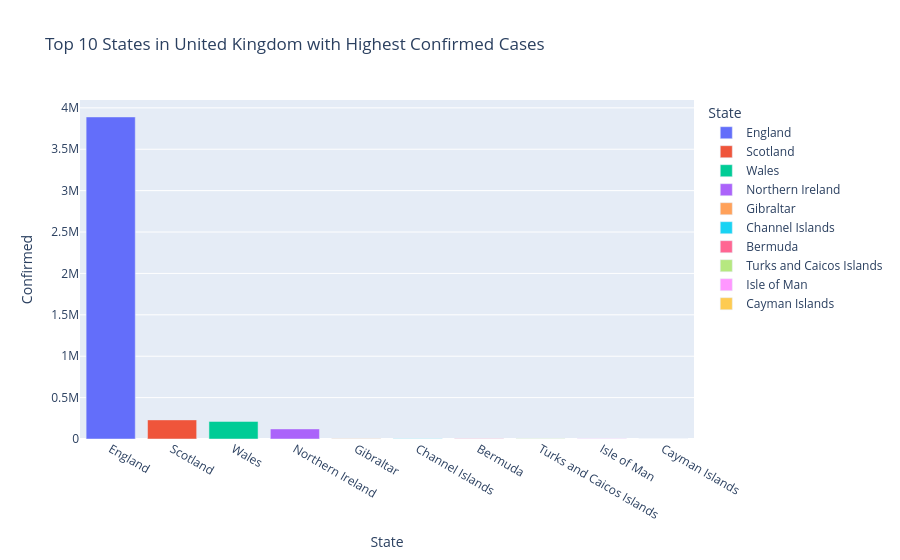

Notebook source saved alongside this figure:
### Code cell
top_states_uk = pd.DataFrame(data[data["Country"]=="United Kingdom"].groupby("State")["Confirmed"].sum().sort_values(ascending=False).head(10))
top_states_uk.reset_index(inplace=True)
print(top_states_uk)
four = px.bar(top_states_uk, x="State", y="Confirmed", color="State", title="Top 10 States in United Kingdom with Highest Confirmed Cases")
four.show()
four.write_html("top_states_uk.html")

### Figure 1 — Plotly figure (JSON) as saved in the notebook; plotly's stock layout.template omitted (floating-point values rounded to 4 significant figures)
{"data": [{"hovertemplate": "State=%{x}<br>Confirmed=%{y}<extra></extra>", "legendgroup": "England", "marker": {"color": "#636efa", "pattern": {"shape": ""}}, "name": "England", "orientation": "v", "showlegend": true, "textposition": "auto", "type": "bar", "x": ["England"], "xaxis": "x", "y": [3890081], "yaxis": "y"}, {"hovertemplate": "State=%{x}<br>Confirmed=%{y}<extra></extra>", "legendgroup": "Scotland", "marker": {"color": "#EF553B", "pattern": {"shape": ""}}, "name": "Scotland", "orientation": "v", "showlegend": true, "textposition": "auto", "type": "bar", "x": ["Scotland"], "xaxis": "x", "y": [230868], "yaxis": "y"}, {"hovertemplate": "State=%{x}<br>Confirmed=%{y}<extra></extra>", "legendgroup": "Wales", "marker": {"color": "#00cc96", "pattern": {"shape": ""}}, "name": "Wales", "orientation": "v", "showlegend": true, "textposition": "auto", "type": "bar", "x": ["Wales"], "xaxis": "x", "y": [212361], "yaxis": "y"}, {"hovertemplate": "State=%{x}<br>Confirmed=%{y}<extra></extra>", "legendgroup": "Northern Ireland", "marker": {"color": "#ab63fa", "pattern": {"shape": ""}}, "name": "Northern Ireland", "orientation": "v", "showlegend": true, "textposition": "auto", "type": "bar", "x": ["Northern Ireland"], "xaxis": "x", "y": [121911], "yaxis": "y"}, {"hovertemplate": "State=%{x}<br>Confirmed=%{y}<extra></extra>", "legendgroup": "Gibraltar", "marker": {"color": "#FFA15A", "pattern": {"shape": ""}}, "name": "Gibraltar", "orientation": "v", "showlegend": true, "textposition": "auto", "type": "bar", "x": ["Gibraltar"], "xaxis": "x", "y": [4286], "yaxis": "y"}, {"hovertemplate": "State=%{x}<br>Confirmed=%{y}<extra></extra>", "legendgroup": "Channel Islands", "marker": {"color": "#19d3f3", "pattern": {"shape": ""}}, "name": "Channel Islands", "orientation": "v", "showlegend": true, "textposition": "auto", "type": "bar", "x": ["Channel Islands"], "xaxis": "x", "y": [4059], "yaxis": "y"}, {"hovertemplate": "State=%{x}<br>Confirmed=%{y}<extra></extra>", "legendgroup": "Bermuda", "marker": {"color": "#FF6692", "pattern": {"shape": ""}}, "name": "Bermuda", "orientation": "v", "showlegend": true, "textposition": "auto", "type": "bar", "x": ["Bermuda"], "xaxis": "x", "y": [2483], "yaxis": "y"}, {"hovertemplate": "State=%{x}<br>Confirmed=%{y}<extra></extra>", "legendgroup": "Turks and Caicos Islands", "marker": {"color": "#B6E880", "pattern": {"shape": ""}}, "name": "Turks and Caicos Islands", "orientation": "v", "showlegend": true, "textposition": "auto", "type": "bar", "x": ["Turks and Caicos Islands"], "xaxis": "x", "y": [2407], "yaxis": "y"}, {"hovertemplate": "State=%{x}<br>Confirmed=%{y}<extra></extra>", "legendgroup": "Isle of Man", "marker": {"color": "#FF97FF", "pattern": {"shape": ""}}, "name": "Isle of Man", "orientation": "v", "showlegend": true, "textposition": "auto", "type": "bar", "x": ["Isle of Man"], "xaxis": "x", "y": [1591], "yaxis": "y"}, {"hovertemplate": "State=%{x}<br>Confirmed=%{y}<extra></extra>", "legendgroup": "Cayman Islands", "marker": {"color": "#FECB52", "pattern": {"shape": ""}}, "name": "Cayman Islands", "orientation": "v", "showlegend": true, "textposition": "auto", "type": "bar", "x": ["Cayman Islands"], "xaxis": "x", "y": [574], "yaxis": "y"}], "layout": {"barmode": "relative", "legend": {"title": {"text": "State"}, "tracegroupgap": 0}, "title": {"text": "Top 10 States in United Kingdom with Highest Confirmed Cases"}, "xaxis": {"anchor": "y", "categoryarray": ["England", "Scotland", "Wales", "Northern Ireland", "Gibraltar", "Channel Islands", "Bermuda", "Turks and Caicos Islands", "Isle of Man", "Cayman Islands"], "categoryorder": "array", "domain": [0, 1], "title": {"text": "State"}}, "yaxis": {"anchor": "x", "domain": [0, 1], "title": {"text": "Confirmed"}}}}
